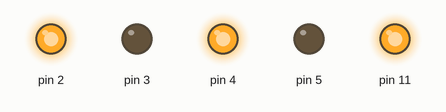
Bench run of a sketch on a simulated Arduino Uno, built with avr-gcc and run on an emulated ATmega328P. Parts: output pins drawn as LEDs (lit = HIGH).

Above: at 0.1 s.
Timing chart, 0 to 1.6 s (numbered marks = the images above):
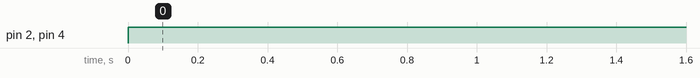

The sketch:

motor_basic.ino
```cpp
void setup() {
  // put your setup code here, to run once:
pinMode(2,OUTPUT);
pinMode(3,OUTPUT);
pinMode(4,OUTPUT);
pinMode(5,OUTPUT);
pinMode(11,OUTPUT);
digitalWrite(11,HIGH);
//pinMode(7,INPUT);


}

void loop() {
  // put your main code here, to run repeatedly:


digitalWrite(2,HIGH);
digitalWrite(4,HIGH);
digitalWrite(3,LOW);
digitalWrite(5,LOW);
delay(1000);
digitalWrite(3,LOW);
digitalWrite(5,LOW);
digitalWrite(4,HIGH);
digitalWrite(2,HIGH);
delay(1000);

/*digitalWrite(8,HIGH);
digitalWrite(9,LOW);
delay(1000);
digitalWrite(8,LOW);
digitalWrite(9,HIGH);
delay(1000);*/
}
```

Measured:
- by itself, pin 2, pin 4: LOW → HIGH at 0.00 s
